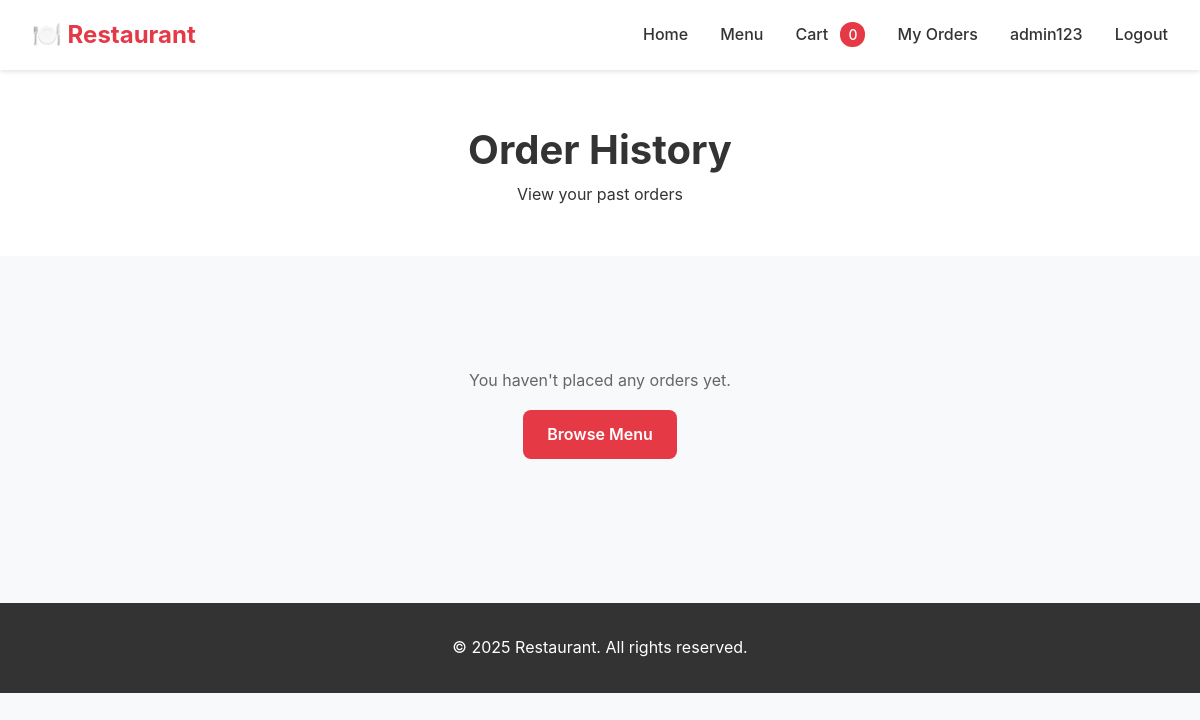
/orders/ (signed in), run on an earlier commit of the app's database.
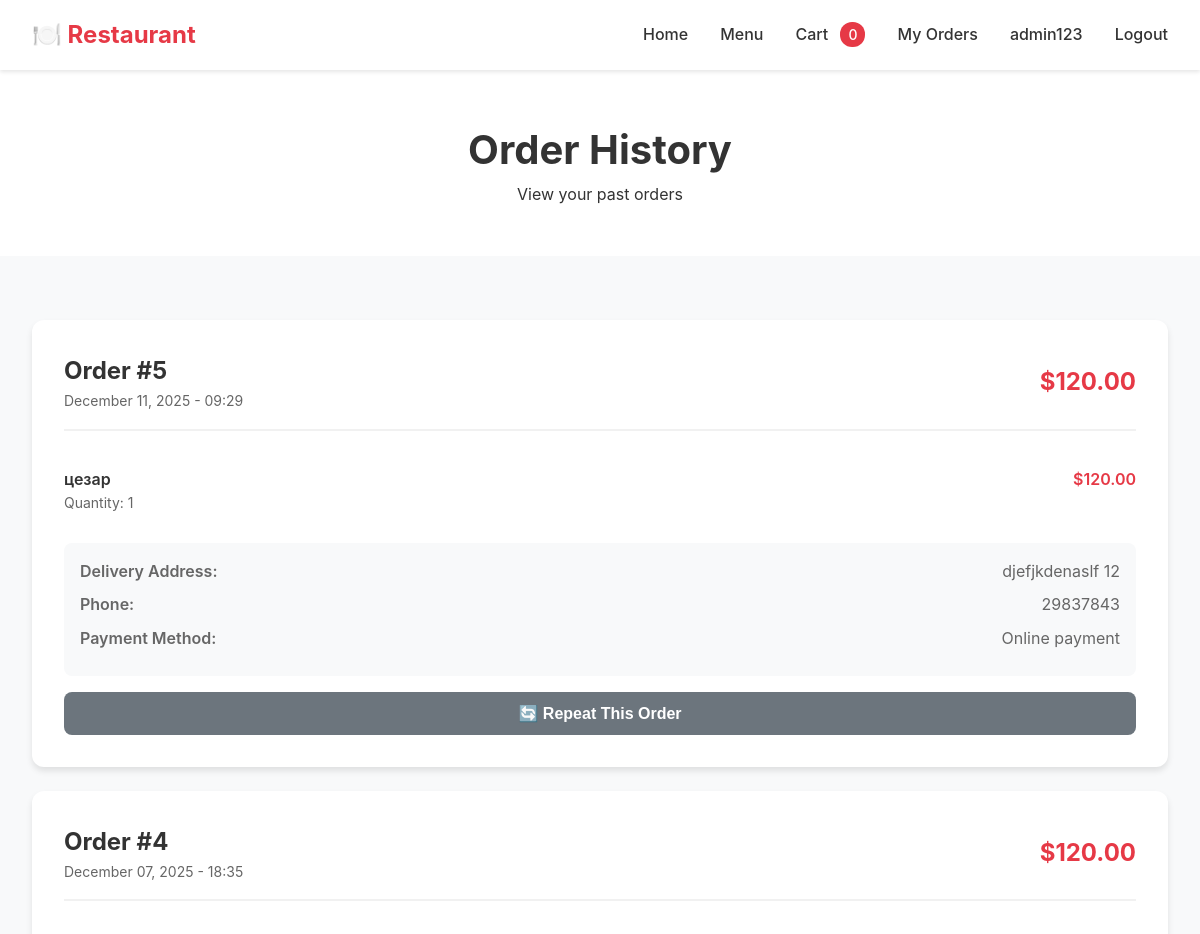
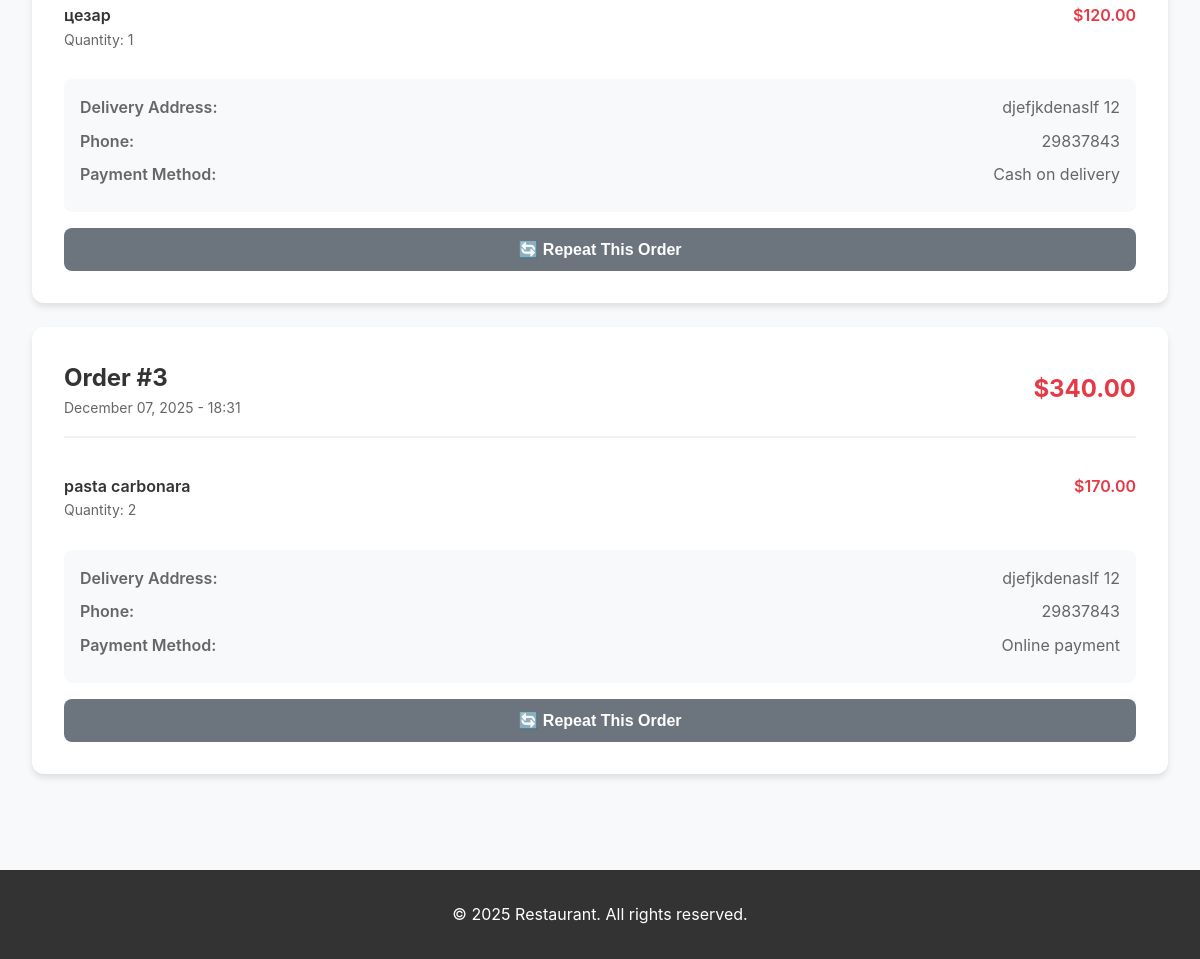
And on a later commit of the database (2 pictures, top to bottom).
### restoraunt_app/models.py (models this page shows, shortened)
class Order(models.Model):
    PAYMENT_METHODS = (
        ("online", "Online payment"),
        ("cash", "Cash on delivery"),
    )
    created_at = models.DateTimeField(auto_now_add=True)
    address = models.CharField(max_length=255)
    phone = models.CharField(max_length=20)
    payment_method = models.CharField(max_length=10, choices=PAYMENT_METHODS)
    total_price = models.DecimalField(max_digits=10, decimal_places=2)
    user = models.ForeignKey(User, on_delete=models.CASCADE, null=True, blank=True)

class OrderItem(models.Model):
    order = models.ForeignKey(Order, on_delete=models.CASCADE, related_name="items")
    dish = models.ForeignKey(Dish, on_delete=models.CASCADE)
    quantity = models.PositiveIntegerField()
    price_at_time = models.DecimalField(max_digits=7, decimal_places=2)

class Dish(models.Model):
    category = models.ForeignKey(Category, on_delete=models.CASCADE, related_name="dishes")
    name = models.CharField(max_length=200)
    description = models.TextField()
    ingredients = models.TextField()
    image = models.ImageField(upload_to="dishes/", blank=True, null=True)
    price = models.DecimalField(max_digits=7, decimal_places=2)
    is_available = models.BooleanField(default=True)
    created_at = models.DateTimeField(default=timezone.now)

### restoraunt_app/views.py (the view)
# urls.py: path("orders/", OrderHistoryView.as_view(), name="order_history"),
class OrderHistoryView(LoginRequiredMixin, ListView):
    model = Order
    template_name = "order/history.html"
    context_object_name = "orders"
    def get_queryset(self):
        return Order.objects.filter(user=self.request.user).order_by("-created_at")

### restoraunt_app/templates/order/history.html (shortened to what this page needs)
{% extends "base.html" %}
{% block content %}
<div class="page-header">
    <h1>Order History</h1>
    <p>View your past orders</p>
</div>
<div class="container">
    {% if orders %}
    <div class="orders-list">
        {% for order in orders %}
        <div class="order-card">
            <div class="order-header">
                <div>
                    <div class="order-number">Order #{{ order.id }}</div>
                    <div class="order-date">{{ order.created_at|date:"F d, Y - H:i" }}</div>
                </div>
                <div class="order-total">${{ order.total_price }}</div>
            </div>
            <div class="order-items">
                {% for item in order.items.all %}
                <div class="order-item">
                    <div>
                        <div class="item-name">{{ item.dish.name }}</div>
                        <div class="item-quantity">Quantity: {{ item.quantity }}</div>
                    </div>
                    <div class="item-price">${{ item.price_at_time }}</div>
                </div>
                {% endfor %}
            </div>
            <div class="order-details">
                <div class="detail-row">
                    <span class="detail-label">Delivery Address:</span>
                    <span>{{ order.address }}</span>
                </div>
                <div class="detail-row">
                    <span class="detail-label">Phone:</span>
                    <span>{{ order.phone }}</span>
                </div>
                <div class="detail-row">
                    <span class="detail-label">Payment Method:</span>
                    <span>{{ order.get_payment_method_display }}</span>
                </div>
            </div>
            <form method="post" action="{% url 'repeat_order' order.id %}" class="repeat-order-form">
                <button type="submit" class="btn btn-secondary" style="width: 100%;">
                    🔄 Repeat This Order
                </button>
            </form>
        </div>
        {% endfor %}
    </div>
    {% else %}
    <div class="no-orders">
        <p>You haven't placed any orders yet.</p>
        <a href="{% url 'menu' %}" class="btn btn-primary" style="margin-top: 1rem;">Browse Menu</a>
    </div>
    {% endif %}
</div>
{% endblock %}

What changed in the data, as far as the page shows it:
added Order: id "5", created_at "December 11, 2025 - 09:29", total_price "120.00", address "djefjkdenaslf 12", phone "29837843", payment_method "Online payment"
added OrderItem: dish.name "цезар", quantity "1", price_at_time "120.00", shown under "5"
added Order: id "4", created_at "December 07, 2025 - 18:35", total_price "120.00", address "djefjkdenaslf 12", phone "29837843", payment_method "Cash on delivery"
added OrderItem: dish.name "цезар", quantity "1", price_at_time "120.00", shown under "4"
added Order: id "3", created_at "December 07, 2025 - 18:31", total_price "340.00", address "djefjkdenaslf 12", phone "29837843", payment_method "Online payment"
added OrderItem: dish.name "pasta carbonara", quantity "2", price_at_time "170.00", shown under "3"
Also different on the page:
text no longer shown: "You haven't placed any orders yet. Browse Menu"
